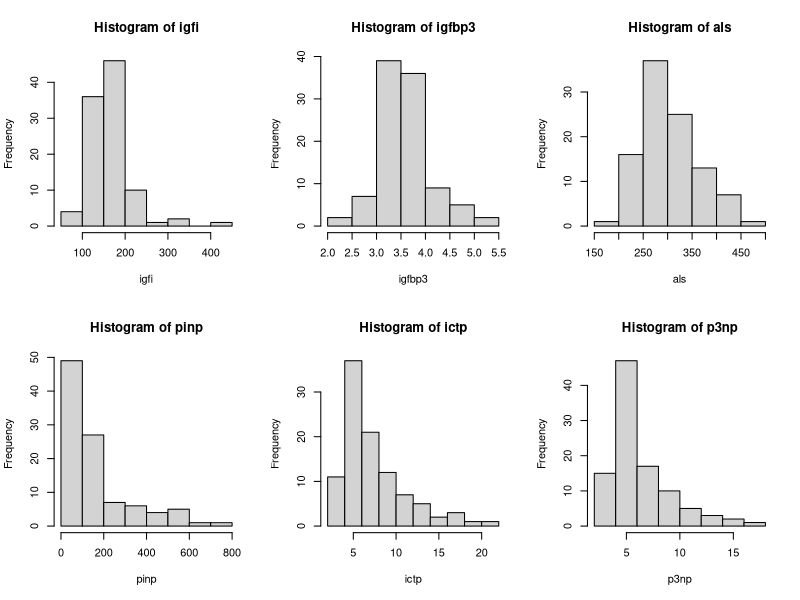
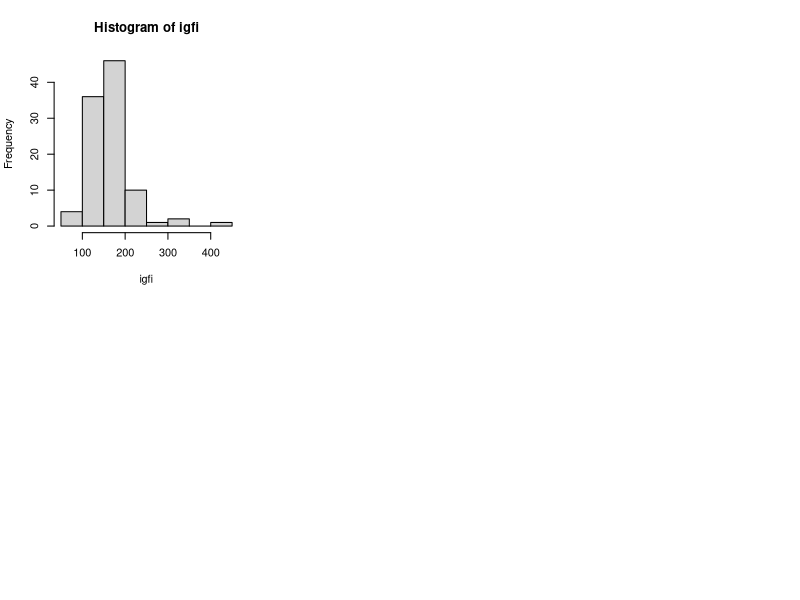

Generate these figures, in order, with R:
# Đọc file text igf.txt
igfdata = read.table("igf.txt", header = TRUE, na.string=".")
attach(igfdata)

# Kiểm tra xem có phải là một data.frame
is.data.frame(igfdata)

dim(igfdata)
names(igfdata)

# Đọc vào 1 dataframe
data = data.frame(id,age,weight,height)

#Giá trị trung bình
mean(age)

# Phương sai
var(age)

# Độ lệch chuẩn
sd(age)

# Giá trị nhỏ nhất
min(age)

# Giá trị cao nhất
max(age)

# Miền giá trị 
range(age)

# Hiển thị toàn bộ thông tin chung về biến age trong dữ liệu
summary(age)

# Tóm tắt dữ liệu igfdata theo sex
by(igfdata, sex, summary)

# vẽ đồ thị cho 6 biến số: igfi, igfbp3, als, pinp, ictp, p3np
op = par(mfrow=c(2,3))
hist(igfi)
hist(igfbp3)
hist(als)
hist(pinp)
hist(ictp)
hist(p3np)

# Kiểm định t một mẫu
mean(age)
t.test(age, mu=30)

# Kiểm định t hai mẫu
mean(igfi)

data2 = data.frame(igfi,sex)
print(data2)
giaTriTB = tapply(data2$igfi, data2$sex, mean)
print(giaTriTB)

by(igfi, sex, mean)
t.test(igfi~ sex)

# Kiểm tra biến igfi có phân phối chuẩn không?
shapiro.test(igfi)
hist(igfi)

# Kiểm định t cho các biến số theo cặp paired t-test
# nhập dữ kiện
before = c(180, 140, 160, 160, 220, 185, 145, 160, 160, 170)
after = c(170, 145, 145, 125, 205, 185, 150, 150, 145, 155)
bp = data.frame(before, after)

# kiểm định t
t.test(before, after, paired=TRUE)

# Kiểm định Wilcoxon cho các biến số theo cặp (wilcox.test)
wilcox.test(before, after, paired=TRUE)

# Viết hàm tính sai số chuẩn
desc = function(x)
{
    av = mean(x)
    sd = sd(x)
    se = sd/sqrt(length(x))
    c(MEAN=av, SD=sd, SE=se)
}
desc(als)
